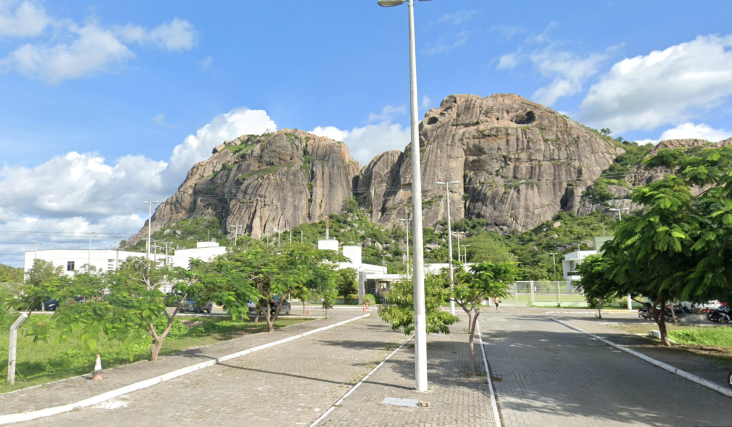
#> input picture imagens/campus_quixada1.png, 1463 x 853 px, found by its file name (shown at 1/2 size)
$ python homografia_parcial.py
#> lines starting #> are read from the running program, lines starting #| are printed output that depends on the picture; after the words box and inside, x2 and y2 are one past the last pixel; in counts of white or black regions, pixels touching at a corner belong together
import cv2
import numpy as np

# Carregar as imagens
image1 = cv2.imread("/home/natalia/Música/praticas_visão/imagens/campus_quixada1.png")
#> image1 is the input picture: shape (853, 1463, 3); mean B, G, R 161.1, 161.2, 145.3
image2 = cv2.imread("/home/natalia/Música/praticas_visão/imagens/campus_quixada2.png")
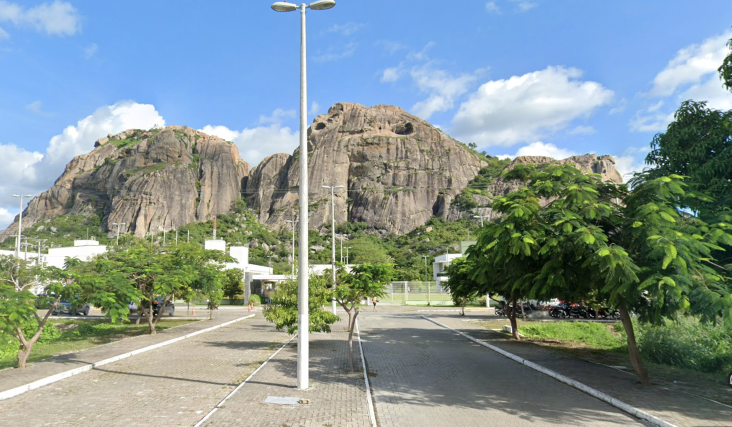
#> input picture imagens/campus_quixada2.png, 1463 x 853 px, found by its file name (shown at 1/2 size)
#> image2 is the input picture: shape (853, 1463, 3); mean B, G, R 149.3, 149.5, 132.2

# Reduzir o tamanho das imagens para melhor visualização
h1, w1 = image1.shape[:2]
#> h1 = 853; w1 = 1463
h2, w2 = image2.shape[:2]
#> h2 = 853; w2 = 1463
image1 = cv2.resize(image1, (int(w1 * 0.5), int(h1 * 0.5)))
#> image1: shape (426, 731, 3)
image2 = cv2.resize(image2, (int(w2 * 0.5), int(h2 * 0.5)))
#> image2: shape (426, 731, 3)

# Recalcular as dimensões após o redimensionamento
height1, width1 = image1.shape[:2]
#> height1 = 426; width1 = 731
height2, width2 = image2.shape[:2]
#> height2 = 426; width2 = 731

# Converter as imagens para escala de cinza
img1 = cv2.cvtColor(image1, cv2.COLOR_BGR2GRAY)
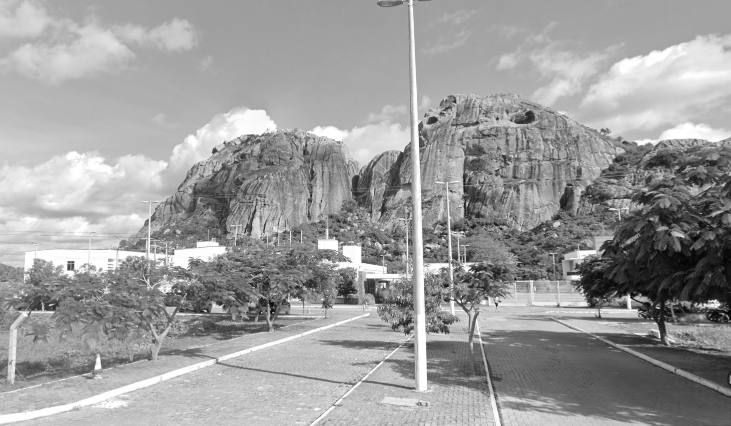
#> img1: shape (426, 731); min 3, max 255, mean 156.3
img2 = cv2.cvtColor(image2, cv2.COLOR_BGR2GRAY)
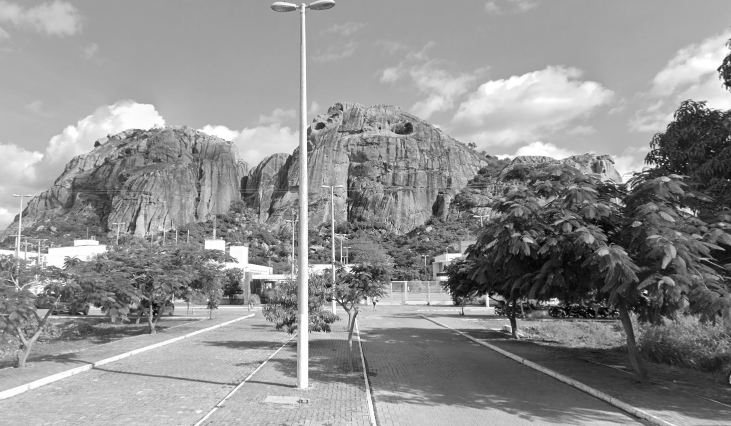
#> img2: shape (426, 731); min 2, max 255, mean 144.2

# Detectar keypoints e descritores com SIFT
sift = cv2.SIFT_create()
kp1, des1 = sift.detectAndCompute(img1, None)
#> kp1 = 2806 keypoints; strongest (x, y, size): (715, 304, 6.9), (496, 304, 2), (577, 277, 4.2), (71, 266, 5.5)
kp2, des2 = sift.detectAndCompute(img2, None)
#> kp2 = 2875 keypoints; strongest (x, y, size): (555, 302, 5.7), (445, 278, 3.9), (624, 206, 1.9), (374, 303, 1.9)

# Realizar a correspondência dos descritores com BFMatcher
bf = cv2.BFMatcher()
matches = bf.knnMatch(des1, des2, k=2)
#> matches = 2806 matches

# Aplicar o teste de razão de Lowe
good = []
for m, n in matches:
    if m.distance < 0.75 * n.distance:
        good.append(m)
#> after the loop, good = 1403 matches

# Verificar se há correspondências suficientes
if len(good) >= 4:
    pts1 = np.float32([kp1[m.queryIdx].pt for m in good]).reshape(-1, 1, 2)
#> pts1 = 1403 rows, first 8: [36.42, 261], [137.6, 239.5], [137.7, 274.5], [139, 254.2], [139.1, 281.7], [139.9, 324.7], [139.9, 324.7], [141.5, 346.5]
    pts2 = np.float32([kp2[m.trainIdx].pt for m in good]).reshape(-1, 1, 2)
#> pts2 = 1403 rows, first 8: [617.2, 264.4], [5.67, 236.5], [4.78, 274.3], [6.68, 252.3], [5.74, 282.3], [5.71, 329.2], [5.71, 329.2], [6.75, 353.1]

    # Encontrar a homografia usando RANSAC
    transformation_matrix, inliers = cv2.findHomography(pts1, pts2, cv2.RANSAC)
#> transformation_matrix = [[1.26, -0.0346, -159.6], [0.127, 1.15, -43.53], [0.000452, -7.37e-06, 1]]; inliers = 1403 values, max 1 at index 1, min 0 at index 0, mean 0.996
else:
    raise AssertionError("Não há keypoints suficientes.")

# Calcular as dimensões máximas da nova imagem transformada
corners_image1 = np.float32([[0, 0], [0, height1], [width1, height1], [width1, 0]]).reshape(-1, 1, 2)
#> corners_image1 = [[0, 0], [0, 426], [731, 426], [731, 0]]
corners_transformed = cv2.perspectiveTransform(corners_image1, transformation_matrix)
#> corners_transformed = [[-159.6, -43.53], [-174.9, 449.8], [564.7, 407.8], [574.4, 37.2]]

# Encontrar as dimensões da nova imagem após a transformação
[x_min, y_min] = np.int32(corners_transformed.min(axis=0).ravel() - 0.5)
#> x_min = -175; y_min = -44
[x_max, y_max] = np.int32(corners_transformed.max(axis=0).ravel() + 0.5)
#> x_max = 574; y_max = 450

# Calcular a translação necessária
translation_dist = [-x_min, -y_min]
#> translation_dist = [175, 44]

# Ajustar a matriz de transformação para incluir a translação
translation_matrix = np.array([[1, 0, translation_dist[0]], [0, 1, translation_dist[1]], [0, 0, 1]])
#> translation_matrix = [[1, 0, 175], [0, 1, 44], [0, 0, 1]]
transformation_matrix = translation_matrix @ transformation_matrix
#> transformation_matrix = [[1.34, -0.0359, 15.35], [0.147, 1.15, 0.473], [0.000452, -7.37e-06, 1]]

# Aplicar a transformação na imagem1 com a nova matriz e novas dimensões
img1_transformed = cv2.warpPerspective(image1, transformation_matrix,
                                       (x_max - x_min + width2, y_max - y_min))
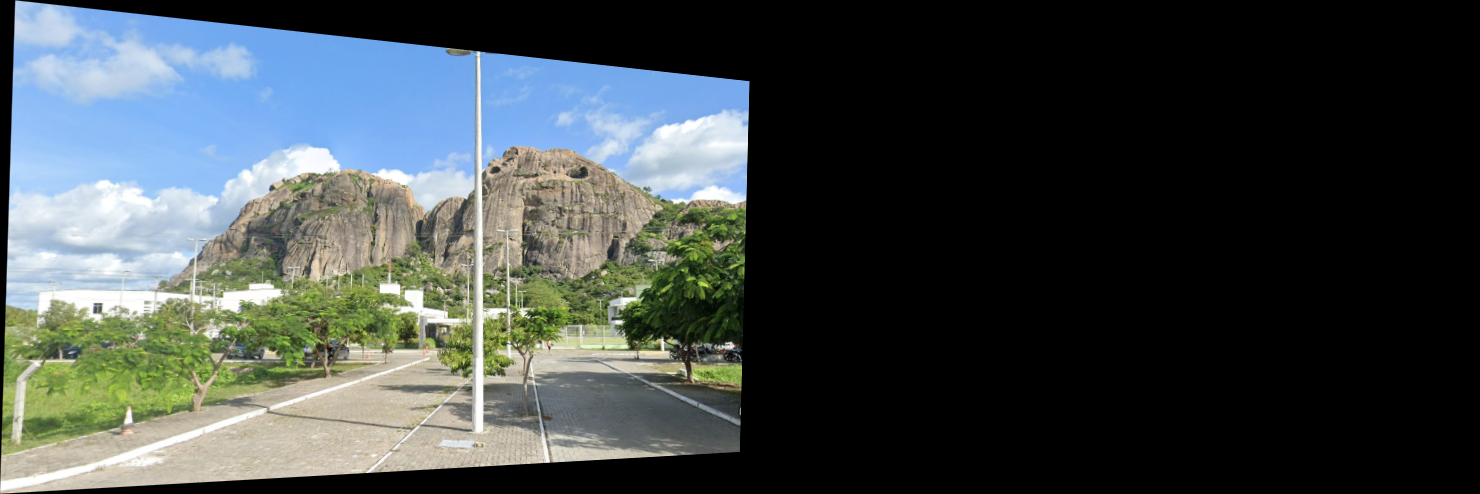
#> img1_transformed: shape (494, 1480, 3); mean B, G, R 72.5, 72.3, 65.1

# Criar a imagem de saída com tamanho adequado para ambas as imagens
output_width = max(img1_transformed.shape[1], width2 + translation_dist[0])
#> output_width = 1480
output_height = max(img1_transformed.shape[0], height2 + translation_dist[1])
#> output_height = 494
output_image = np.zeros((output_height, output_width, 3), dtype=np.uint8)

# Inserir a imagem transformada na imagem de saída
output_image[0:img1_transformed.shape[0], 0:img1_transformed.shape[1]] = img1_transformed

# Inserir a imagem2 na posição correta
y_offset = translation_dist[1]
#> y_offset = 44
x_offset = translation_dist[0]
#> x_offset = 175
output_image[y_offset:y_offset + height2, x_offset:x_offset + width2] = image2

# Remover áreas pretas nas bordas
gray = cv2.cvtColor(output_image, cv2.COLOR_BGR2GRAY)
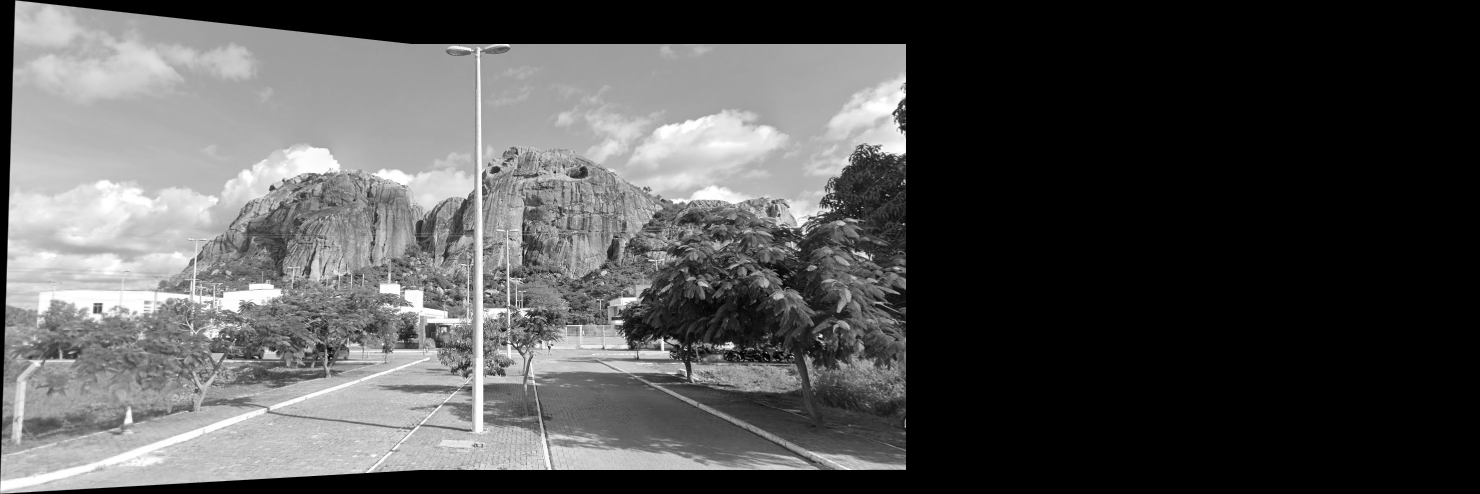
#> gray: shape (494, 1480); min 0, max 255, mean 82.9
_, thresh = cv2.threshold(gray, 1, 255, cv2.THRESH_BINARY)
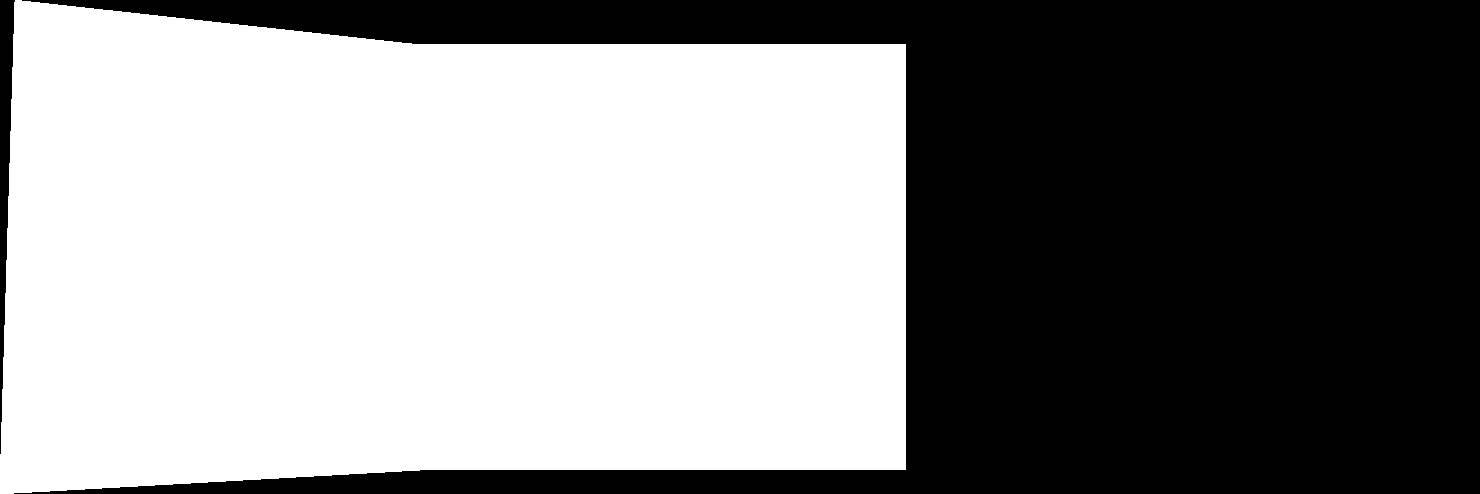
#> thresh: shape (494, 1480); 54.3% white; 2 black regions
contours, _ = cv2.findContours(thresh, cv2.RETR_EXTERNAL, cv2.CHAIN_APPROX_SIMPLE)
#> contours = 1 contour; box (x1, y1, x2, y2) and area: (0, 0, 906, 494) 395922
x, y, w, h = cv2.boundingRect(contours[0])
#> x = 0; y = 0; w = 906; h = 494
cropped_image = output_image[y:y + h, x:x + w]
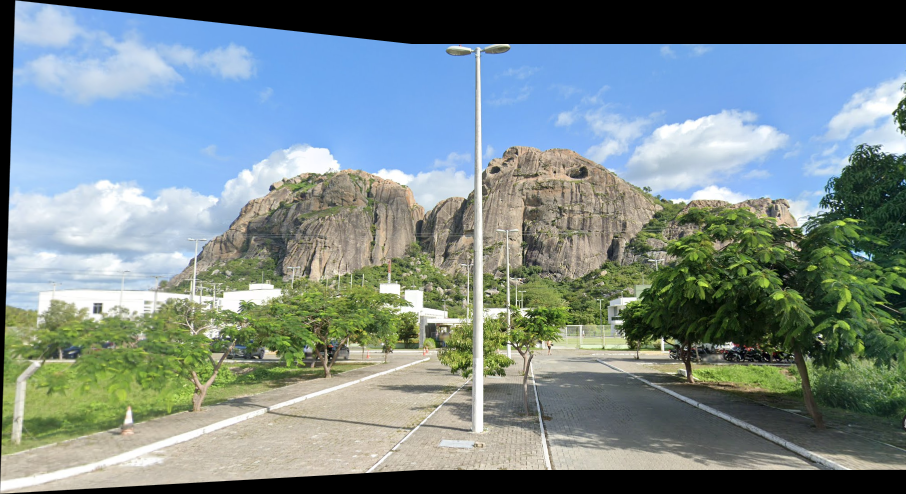
#> cropped_image: shape (494, 906, 3); mean B, G, R 140.7, 140.2, 123.9

# Mostrar a imagem combinada
cv2.imshow("Imagem Combinada", cropped_image)
cv2.waitKey(0)
cv2.destroyAllWindows()
